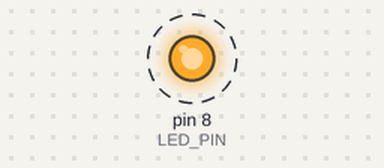
Bench run of a sketch on a simulated Arduino Uno, built with avr-gcc and run on an emulated ATmega328P. Parts: output pins drawn as LEDs (lit = HIGH). Dashed ring = blinking.

Above: at 1.0 s.
Timing chart, 0 to 5.1 s (numbered marks = the images above):
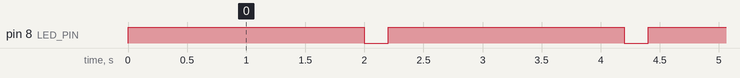

The sketch:

LedFlash.ino
```cpp
#define LED_PIN 8
//#define BUTTON_PIN 7

void setup() {
  pinMode(LED_PIN, OUTPUT);
//  pinMode(BUTTON_PIN, INPUT);
}

void loop() {
  digitalWrite(LED_PIN, HIGH);
  delay(2000);
  digitalWrite(LED_PIN, LOW);
  delay(200);
}
```

Measured:
- by itself, pin 8 (LED_PIN): alternates HIGH for 2.0 s and LOW for 0.20 s
